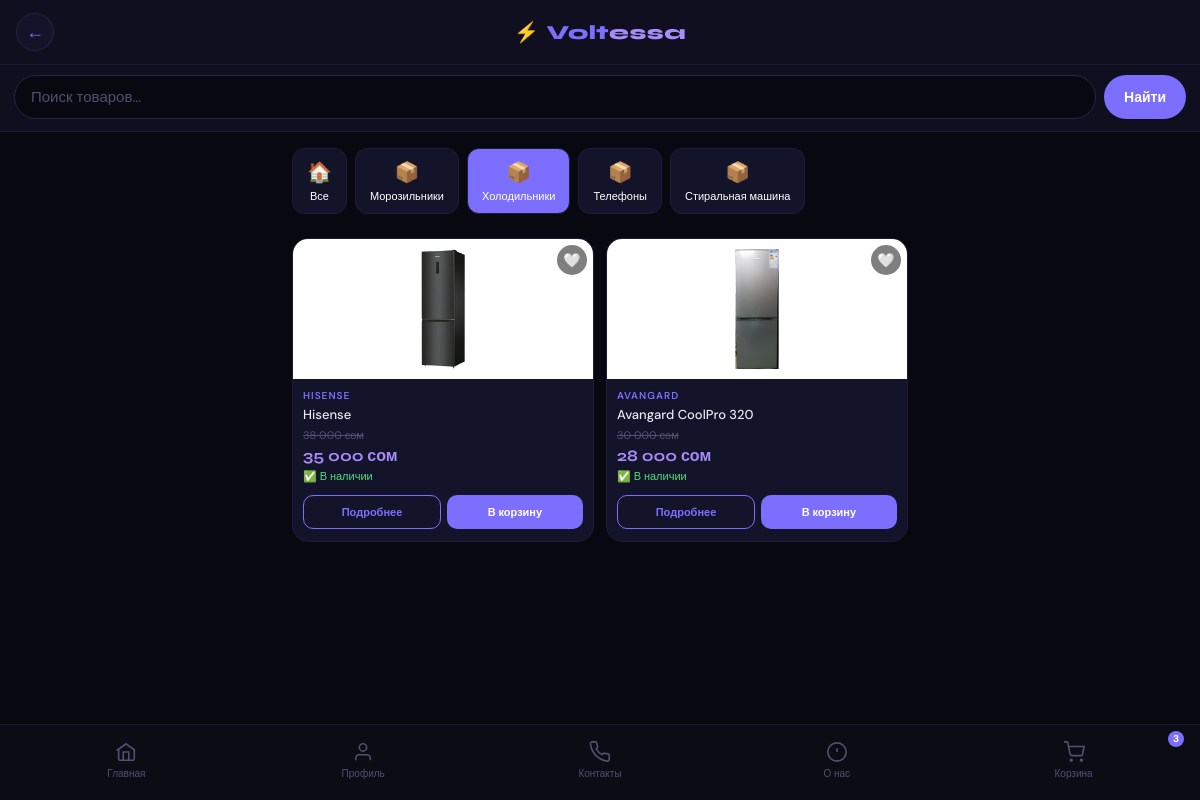
/?category=holodilniki (signed in), run on an earlier commit of the app's database.
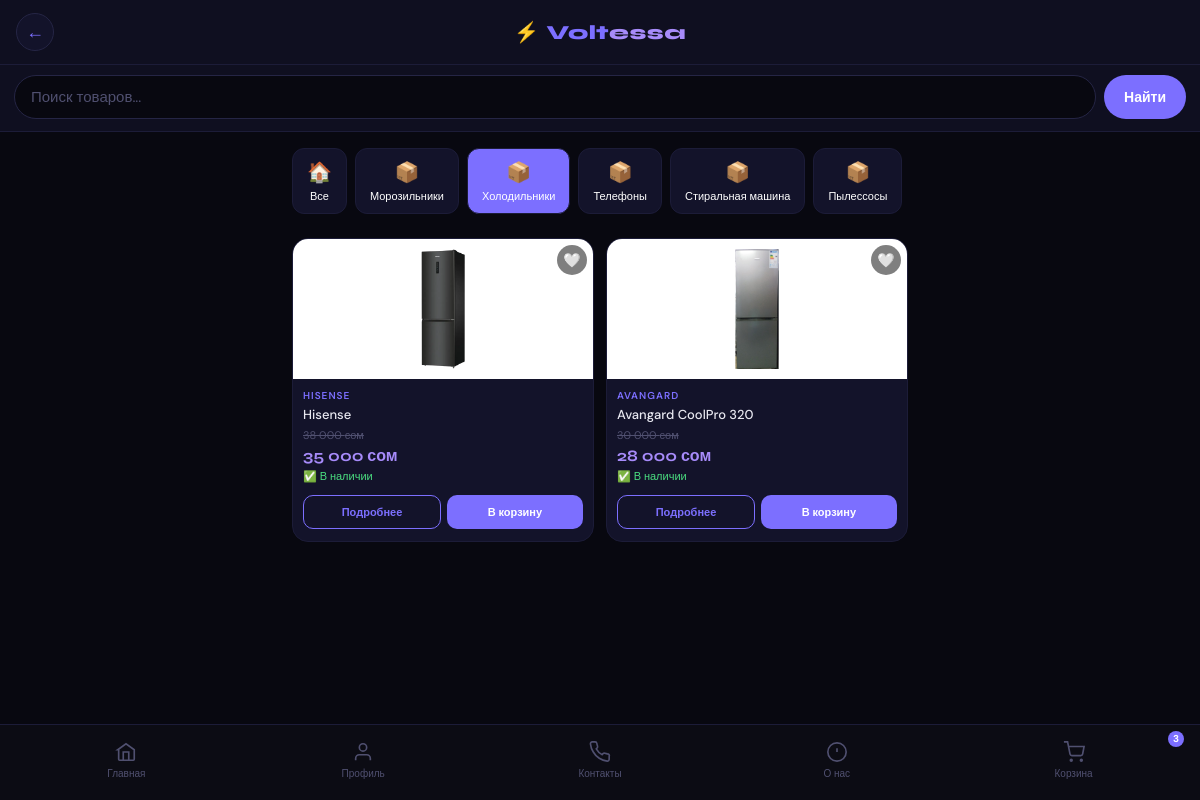
And on a later commit of the database.
### products/models.py (models this page shows, shortened)
class Category(models.Model):
    name = models.CharField(max_length=100)
    slug = models.SlugField(unique=True)

class Product(models.Model):
    name = models.CharField(max_length=200)
    slug = models.SlugField(unique=True)
    description = models.TextField()
    price = models.DecimalField(max_digits=10, decimal_places=2)
    discount_price = models.DecimalField(max_digits=10, decimal_places=2, null=True, blank=True)
    stock = models.PositiveIntegerField()
    category = models.ForeignKey(Category, on_delete=models.CASCADE)
    brand = models.ForeignKey(Brand, on_delete=models.CASCADE)
    image = models.ImageField(upload_to="products/")
    views_count = models.PositiveIntegerField(default=0)
    created_at = models.DateTimeField(auto_now_add=True)
    model_name = models.CharField(max_length=100, blank=True, verbose_name="Модель")
    power = models.CharField(max_length=50, blank=True, verbose_name="Мощность (Вт)")
    volume = models.CharField(max_length=50, blank=True, verbose_name="Объём (л)")
    warranty = models.CharField(max_length=50, blank=True, verbose_name="Гарантия")
    rating = models.FloatField(default=0.0, verbose_name="Рейтинг")
    def fmt(self, value):
        return f"{int(value):,}".replace(",", " ")
    def display_price(self):
        return self.fmt(self.price)
    def display_discount(self):
        return self.fmt(self.discount_price)

class Brand(models.Model):
    name = models.CharField(max_length=100)

### products/views.py (the view)
# urls.py: path('', product_list, name='home'),
@login_required(login_url='/register/')
def product_list(request):
    products = Product.objects.select_related('category', 'brand').all()
    categories = Category.objects.all()
    q_category = request.GET.get("category")
    if q_category:
        products = products.filter(category__slug=q_category)
    viewed_ids = request.session.get('viewed', [])
    viewed_products = []
    if viewed_ids:
        viewed_dict = {p.id: p for p in Product.objects.filter(id__in=viewed_ids)}
        viewed_products = [viewed_dict[i] for i in viewed_ids if i in viewed_dict]
    wishlist_ids = []
    if request.user.is_authenticated:
        wishlist_ids = list(Wishlist.objects.filter(user=request.user).values_list('product_id', flat=True))
    banners = Banner.objects.filter(is_active=True)
    return render(request, 'home.html', {
        'products': products,
        'categories': categories,
        'active_category': q_category or 'all',
        'viewed_products': viewed_products,
        'wishlist_ids': wishlist_ids,
        'banners': banners,
    })

### core/context_processors.py (called while the page is built)
def cart_count(request):
    if request.user.is_authenticated:
        try:
            cart = Cart.objects.get(user=request.user)
            count = cart.items.count()
        except Cart.DoesNotExist:
            count = 0
    else:
        count = 0
    return {'cart_count': count}

### products/templates/home.html (shortened to what this page needs)
{% extends 'base.html' %}
{% block content %}
<div style="display:flex; gap:8px; overflow-x:auto; padding-bottom:8px; margin-bottom:16px; scrollbar-width:none;">
    <a href="/" style="flex-shrink:0; display:flex; flex-direction:column; align-items:center; gap:4px; padding:10px 14px; background:{% if active_category == 'all' %}#7c6fff{% else %}#13132a{% endif %}; border-radius:12px; text-decoration:none; border:1px solid #1c1c38;">
        <span style="font-size:20px;">🏠</span>
        <span style="font-size:11px; color:white; white-space:nowrap;">Все</span>
    </a>
    {% for cat in categories %}
    <a href="?category={{ cat.slug }}" style="flex-shrink:0; display:flex; flex-direction:column; align-items:center; gap:4px; padding:10px 14px; background:{% if active_category == cat.slug %}#7c6fff{% else %}#13132a{% endif %}; border-radius:12px; text-decoration:none; border:1px solid #1c1c38;">
        <span style="font-size:20px;">📦</span>
        <span style="font-size:11px; color:white; white-space:nowrap;">{{ cat.name }}</span>
    </a>
    {% endfor %}
</div>
<div class="products-grid">
    {% for product in products %}
    <div class="product-card">
        <div class="product-img" style="position:relative;">
            {% if product.image %}
                <img src="{{ product.image.url }}" alt="{{ product.name }}">
            {% else %}
                <span style="color:#666;">Нет фото</span>
            {% endif %}
            {% if user.is_authenticated %}
            <button onclick="toggleWishlist({{ product.id }}, this)"
                data-id="{{ product.id }}"
                style="
                    position:absolute; top:6px; right:6px;
                    background:rgba(0,0,0,0.5); border:none;
                    border-radius:50%; width:30px; height:30px;
                    cursor:pointer; font-size:14px;
                    display:flex; align-items:center; justify-content:center;
                    transition: transform 0.2s;
                ">{% if product.id in wishlist_ids %}❤️{% else %}🤍{% endif %}</button>
            {% endif %}
        </div>
        <div class="product-info">
            <p class="product-brand">{{ product.brand.name }}</p>
            <h3 class="product-name">{{ product.name }}</h3>
            {% if product.discount_price %}
                <p class="price-old">{{ product.display_price }} сом</p>
                <p class="price-new">{{ product.display_discount }} сом</p>
            {% else %}
                <p class="price-new">{{ product.display_price }} сом</p>
            {% endif %}
            {% if product.stock > 0 %}
                <p class="in-stock">✅ В наличии</p>
            {% else %}
                <p class="out-stock">❌ Нет в наличии</p>
            {% endif %}
            <div class="card-btns">
                <a href="{% url 'product_detail' product.slug %}" class="btn btn-outline">Подробнее</a>
                {% if product.stock > 0 %}
                    <a href="{% url 'add_to_cart' product.id %}" class="btn">В корзину</a>
                {% endif %}
            </div>
        </div>
    </div>
    {% empty %}
        <p style="color:#aaa; grid-column:1/-1;">Товары не найдены.</p>
    {% endfor %}
</div>
{% endblock %}

What changed in the data, as far as the page shows it:
added Category: name "Пылессосы"
